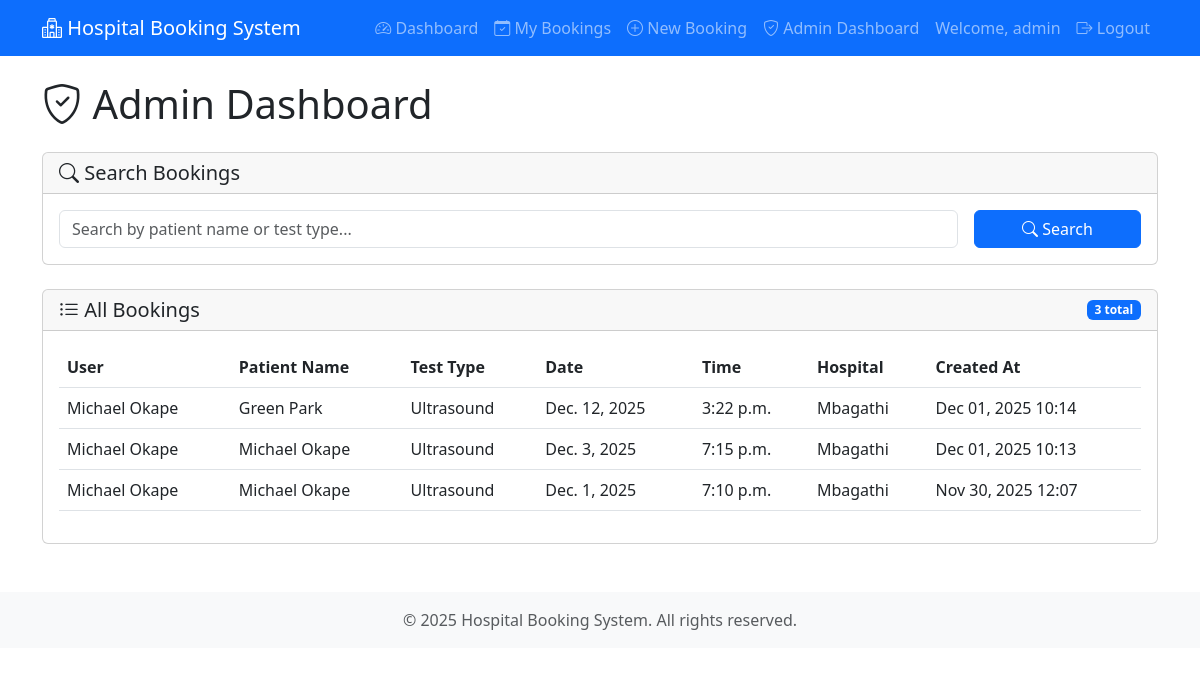
The app's page /admin-dashboard/ (signed in) with its own data.
### core/models.py (models this page shows, shortened)
class Booking(models.Model):
    user = models.ForeignKey(User, on_delete=models.CASCADE, related_name='bookings', null=True, blank=True)
    patient = models.ForeignKey(Patient, on_delete=models.CASCADE, related_name='bookings')
    test = models.ForeignKey(Test, on_delete=models.CASCADE, related_name='bookings')
    date = models.DateField()
    time = models.TimeField()
    hospital = models.CharField(max_length=200)
    created_at = models.DateTimeField(auto_now_add=True)
    class Meta:
        ordering = ['-date', '-time']
        unique_together = [('patient', 'test', 'date', 'time')]

class Patient(models.Model):
    name = models.CharField(max_length=200)
    age = models.IntegerField()
    contact = models.CharField(
        max_length=10,
        validators=[
            RegexValidator(
                regex=r'^07\d{8}$',
                message='Contact number must start with 07 and be 10 digits long (e.g., 0712345678).'
            )
        ]
    )
    created_at = models.DateTimeField(auto_now_add=True)
    class Meta:
        ordering = ['-created_at']

class Test(models.Model):
    name = models.CharField(max_length=200, unique=True)
    class Meta:
        ordering = ['name']

### core/views.py (the view)
# urls.py: path('admin-dashboard/', views.admin_dashboard, name='admin_dashboard'),
@login_required
@staff_member_required
def admin_dashboard(request):
    bookings = Booking.objects.all().select_related('patient', 'test', 'user')
    search_query = request.GET.get('search', '')
    if search_query:
        bookings = bookings.filter(
            Q(patient__name__icontains=search_query) |
            Q(test__name__icontains=search_query)
        )
    context = {
        'bookings': bookings,
        'search_query': search_query
    }
    return render(request, 'core/admin_dashboard.html', context)

### core/templates/core/admin_dashboard.html (shortened to what this page needs)
{% extends 'base.html' %}
{% load crispy_forms_tags %}
{% block content %}
<div class="row">
    <div class="col-12">
        <h1 class="mb-4">
            <i class="bi bi-shield-check"></i> Admin Dashboard
        </h1>
    </div>
</div>
<div class="row mb-4">
    <div class="col-12">
        <div class="card">
            <div class="card-header">
                <h5 class="mb-0">
                    <i class="bi bi-search"></i> Search Bookings
                </h5>
            </div>
            <div class="card-body">
                <form method="get" class="row g-3">
                    <div class="col-md-10">
                        <input type="text" class="form-control" name="search"
                               value="{{ search_query }}"
                               placeholder="Search by patient name or test type...">
                    </div>
                    <div class="col-md-2">
                        <button type="submit" class="btn btn-primary w-100">
                            <i class="bi bi-search"></i> Search
                        </button>
                    </div>
                </form>
            </div>
        </div>
    </div>
</div>
<div class="row">
    <div class="col-12">
        <div class="card">
            <div class="card-header d-flex justify-content-between align-items-center">
                <h5 class="mb-0">
                    <i class="bi bi-list-ul"></i> All Bookings
                </h5>
                <span class="badge bg-primary">{{ bookings.count }} total</span>
            </div>
            <div class="card-body">
                {% if bookings %}
                    <div class="table-responsive">
                        <table class="table table-hover">
                            <thead>
                                <tr>
                                    <th>User</th>
                                    <th>Patient Name</th>
                                    <th>Test Type</th>
                                    <th>Date</th>
                                    <th>Time</th>
                                    <th>Hospital</th>
                                    <th>Created At</th>
                                </tr>
                            </thead>
                            <tbody>
                                {% for booking in bookings %}
                                <tr>
                                    <td>{{ booking.user.get_full_name|default:booking.user.username }}</td>
                                    <td>{{ booking.patient.name }}</td>
                                    <td>{{ booking.test.name }}</td>
                                    <td>{{ booking.date }}</td>
                                    <td>{{ booking.time }}</td>
                                    <td>{{ booking.hospital }}</td>
                                    <td>{{ booking.created_at|date:"M d, Y H:i" }}</td>
                                </tr>
                                {% endfor %}
                            </tbody>
                        </table>
                    </div>
                {% endif %}
            </div>
        </div>
    </div>
</div>
{% endblock %}

### core/templates/base.html (shortened to what this page needs)
<!DOCTYPE html>
<html lang="en">
<head>
    <link href="https://cdn.jsdelivr.net/npm/bootstrap@5.3.0/dist/css/bootstrap.min.css" rel="stylesheet">
    <link href="https://cdn.jsdelivr.net/npm/bootstrap-icons@1.10.0/font/bootstrap-icons.css" rel="stylesheet">
</head>
<body>
    <nav class="navbar navbar-expand-lg navbar-dark bg-primary">
        <div class="container">
            <a class="navbar-brand" href="{% url 'dashboard' %}">
                <i class="bi bi-hospital"></i> Hospital Booking System
            </a>
            <div class="collapse navbar-collapse" id="navbarNav">
                <ul class="navbar-nav ms-auto">
                    {% if user.is_authenticated %}
                        <li class="nav-item">
                            <a class="nav-link" href="{% url 'dashboard' %}">
                                <i class="bi bi-speedometer2"></i> Dashboard
                            </a>
                        </li>
                        <li class="nav-item">
                            <a class="nav-link" href="{% url 'list_bookings' %}">
                                <i class="bi bi-calendar-check"></i> My Bookings
                            </a>
                        </li>
                        <li class="nav-item">
                            <a class="nav-link" href="{% url 'create_booking' %}">
                                <i class="bi bi-plus-circle"></i> New Booking
                            </a>
                        </li>
                        {% if user.is_staff %}
                        <li class="nav-item">
                            <a class="nav-link" href="{% url 'admin_dashboard' %}">
                                <i class="bi bi-shield-check"></i> Admin Dashboard
                            </a>
                        </li>
                        {% endif %}
                        <li class="nav-item">
                            <span class="nav-link">Welcome, {{ user.get_full_name|default:user.username }}</span>
                        </li>
                        <li class="nav-item">
                            <a class="nav-link" href="{% url 'logout' %}">
                                <i class="bi bi-box-arrow-right"></i> Logout
                            </a>
                        </li>
                    {% endif %}
                </ul>
            </div>
        </div>
    </nav>
    <main class="container my-4">
        {% block content %}
        {% endblock %}
    </main>
    <footer class="bg-light text-center py-3 mt-5">
        <div class="container">
            <p class="text-muted mb-0">&copy; 2025 Hospital Booking System. All rights reserved.</p>
        </div>
    </footer>
</body>
</html>

### records on screen
Booking: user.get_full_name "Michael Okape", patient.name "Green Park", test.name "Ultrasound", date "Dec. 12, 2025", time "3:22 p.m.", hospital "Mbagathi", created_at "Dec 01, 2025 10:14"
Booking: user.get_full_name "Michael Okape", patient.name "Michael Okape", test.name "Ultrasound", date "Dec. 3, 2025", time "7:15 p.m.", hospital "Mbagathi", created_at "Dec 01, 2025 10:13"
Booking: user.get_full_name "Michael Okape", patient.name "Michael Okape", test.name "Ultrasound", date "Dec. 1, 2025", time "7:10 p.m.", hospital "Mbagathi", created_at "Nov 30, 2025 12:07"

### other values on screen
{{ user.get_full_name|default:user.username }} "admin"
{{ bookings.count }} "3"
